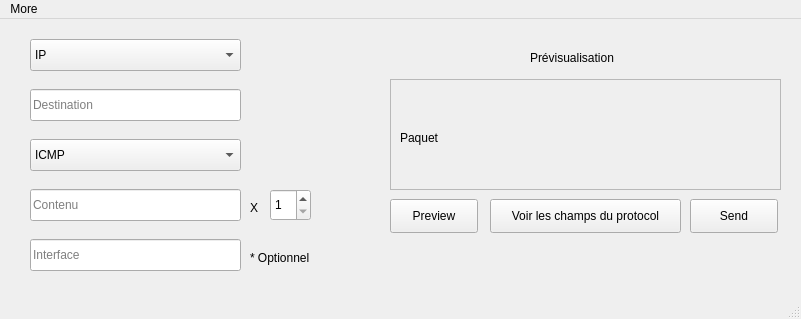
<?xml version="1.0" encoding="UTF-8"?>
<ui version="4.0">
 <class>MainWindow</class>
 <widget class="QMainWindow" name="MainWindow">
  <property name="geometry">
   <rect>
    <x>0</x>
    <y>0</y>
    <width>801</width>
    <height>319</height>
   </rect>
  </property>
  <property name="windowTitle">
   <string>Tobias's Packet Forger</string>
  </property>
  <widget class="QWidget" name="centralwidget">
   <widget class="QFrame" name="frame">
    <property name="geometry">
     <rect>
      <x>390</x>
      <y>60</y>
      <width>391</width>
      <height>111</height>
     </rect>
    </property>
    <property name="frameShape">
     <enum>QFrame::StyledPanel</enum>
    </property>
    <property name="frameShadow">
     <enum>QFrame::Raised</enum>
    </property>
    <widget class="QLabel" name="label_4">
     <property name="geometry">
      <rect>
       <x>10</x>
       <y>50</y>
       <width>58</width>
       <height>18</height>
      </rect>
     </property>
     <property name="text">
      <string>Paquet</string>
     </property>
    </widget>
   </widget>
   <widget class="QLabel" name="label">
    <property name="geometry">
     <rect>
      <x>530</x>
      <y>30</y>
      <width>161</width>
      <height>18</height>
     </rect>
    </property>
    <property name="text">
     <string>Prévisualisation</string>
    </property>
   </widget>
   <widget class="QLineEdit" name="lineEdit_3">
    <property name="geometry">
     <rect>
      <x>30</x>
      <y>170</y>
      <width>211</width>
      <height>32</height>
     </rect>
    </property>
    <property name="placeholderText">
     <string>Contenu</string>
    </property>
   </widget>
   <widget class="QLineEdit" name="lineEdit_4">
    <property name="geometry">
     <rect>
      <x>30</x>
      <y>70</y>
      <width>211</width>
      <height>32</height>
     </rect>
    </property>
    <property name="placeholderText">
     <string>Destination</string>
    </property>
   </widget>
   <widget class="QPushButton" name="pushButton">
    <property name="geometry">
     <rect>
      <x>390</x>
      <y>180</y>
      <width>88</width>
      <height>34</height>
     </rect>
    </property>
    <property name="text">
     <string>Preview</string>
    </property>
   </widget>
   <widget class="QLineEdit" name="lineEdit_5">
    <property name="geometry">
     <rect>
      <x>30</x>
      <y>220</y>
      <width>211</width>
      <height>32</height>
     </rect>
    </property>
    <property name="placeholderText">
     <string>Interface</string>
    </property>
   </widget>
   <widget class="QPushButton" name="pushButton_2">
    <property name="geometry">
     <rect>
      <x>490</x>
      <y>180</y>
      <width>191</width>
      <height>34</height>
     </rect>
    </property>
    <property name="text">
     <string>Voir les champs du protocol</string>
    </property>
   </widget>
   <widget class="QPushButton" name="pushButton_3">
    <property name="geometry">
     <rect>
      <x>690</x>
      <y>180</y>
      <width>88</width>
      <height>34</height>
     </rect>
    </property>
    <property name="text">
     <string>Send</string>
    </property>
   </widget>
   <widget class="QLabel" name="label_2">
    <property name="geometry">
     <rect>
      <x>250</x>
      <y>180</y>
      <width>71</width>
      <height>18</height>
     </rect>
    </property>
    <property name="text">
     <string>X</string>
    </property>
   </widget>
   <widget class="QLabel" name="label_3">
    <property name="geometry">
     <rect>
      <x>250</x>
      <y>230</y>
      <width>81</width>
      <height>18</height>
     </rect>
    </property>
    <property name="text">
     <string>* Optionnel</string>
    </property>
   </widget>
   <widget class="QSpinBox" name="spinBox">
    <property name="geometry">
     <rect>
      <x>270</x>
      <y>170</y>
      <width>41</width>
      <height>32</height>
     </rect>
    </property>
    <property name="minimum">
     <number>1</number>
    </property>
   </widget>
   <widget class="QComboBox" name="comboBox">
    <property name="geometry">
     <rect>
      <x>30</x>
      <y>20</y>
      <width>211</width>
      <height>32</height>
     </rect>
    </property>
    <item>
     <property name="text">
      <string>IP</string>
     </property>
    </item>
    <item>
     <property name="text">
      <string>Ethernet</string>
     </property>
    </item>
   </widget>
   <widget class="QComboBox" name="comboBox_2">
    <property name="geometry">
     <rect>
      <x>30</x>
      <y>120</y>
      <width>211</width>
      <height>32</height>
     </rect>
    </property>
    <item>
     <property name="text">
      <string>ICMP</string>
     </property>
    </item>
    <item>
     <property name="text">
      <string>UDP</string>
     </property>
    </item>
    <item>
     <property name="text">
      <string>TCP</string>
     </property>
    </item>
   </widget>
  </widget>
  <widget class="QMenuBar" name="menubar">
   <property name="geometry">
    <rect>
     <x>0</x>
     <y>0</y>
     <width>801</width>
     <height>30</height>
    </rect>
   </property>
   <widget class="QMenu" name="menuMore">
    <property name="title">
     <string>More</string>
    </property>
    <addaction name="actionWakeOneLan"/>
    <addaction name="actionWireShark"/>
    <addaction name="actionARP"/>
   </widget>
   <addaction name="menuMore"/>
  </widget>
  <widget class="QStatusBar" name="statusbar"/>
  <action name="actionWakeOnLan">
   <property name="text">
    <string>WakeOnLan</string>
   </property>
  </action>
  <action name="actionWakeOneLan">
   <property name="text">
    <string>WakeOneLan</string>
   </property>
  </action>
  <action name="actionWireShark">
   <property name="text">
    <string>WireShark</string>
   </property>
  </action>
  <action name="actionARP">
   <property name="text">
    <string>ARP</string>
   </property>
  </action>
 </widget>
 <resources/>
 <connections/>
</ui>
